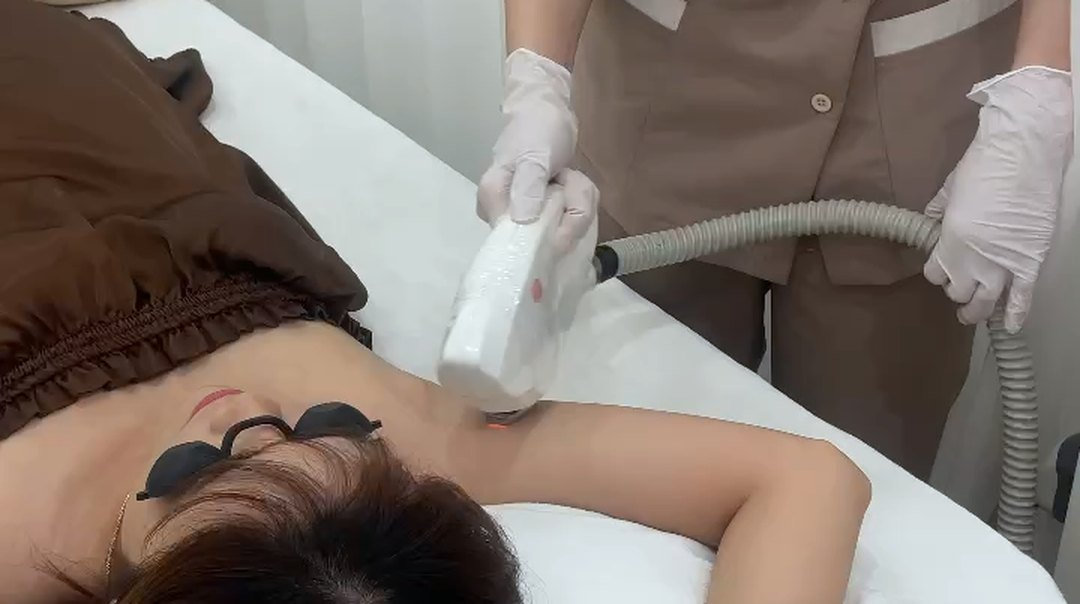
#> input picture images/service-07.jpg, 1080 x 604 px; its folder holds 8 pictures in this run
$ python build_cards.py
#> lines starting #> are read from the running program, lines starting #| are printed output that depends on the picture; after the words box and inside, x2 and y2 are one past the last pixel; in counts of white or black regions, pixels touching at a corner belong together
#!/usr/bin/env python3
"""Render the page's text-bearing graphics in Royal Spa's own wording.

Whole sections of this LadiPage export carry no HTML text at all — the price
grid, the "trải nghiệm giá tốt" strip, the promo popups and the section titles
are single images with the copy baked into the pixels. Rewriting the DOM text
therefore cannot touch them; they have to be re-rendered.

Every string here comes from the customer's content doc (services, durations,
prices, the giờ-vàng window and the triệt-lông warranty), so the rendered
prices match the page copy rather than the Seoul Center originals they replace.

Photographs are pulled from images/ (already built by build_photos.py) so the
cards show the real treatment they name.
"""
import os
from PIL import Image, ImageDraw, ImageFont, ImageFilter

ROOT = os.path.dirname(os.path.dirname(os.path.abspath(__file__)))
IMG = os.path.join(ROOT, "images")

# Royal Spa palette — champagne gold on ivory.
# PLUM/PLUM_DK keep their names because every call site means "primary fill" /
# "darkest fill"; the values mirror what recolor_gold.py writes into the CSS.
PLUM = (208, 180, 131)     # #d0b483 — primary champagne fill
PLUM_DK = (196, 164, 106)  # #c4a46a — deeper champagne (bars)
GOLD = (122, 95, 42)       # #7a5f2a — deep bronze-gold, readable on ivory
GOLD_LT = (176, 141, 87)   # #b08d57 — antique gold hairline
GOLD_PALE = (227, 207, 156)  # #e3cf9c — soft gilt on dark
CREAM = (253, 251, 247)    # #fdfbf7 — ivory
WHITE = (255, 255, 255)
INK = (58, 45, 18)         # #3a2d12 — espresso body text

# The page's own typeface. Rendering these graphics in Arial made every baked-in
# caption visibly different from the live text next to it; SVN-Gilroy is what the
# stylesheet actually loads, and all four weights carry full Vietnamese coverage.
_FONTS = os.path.join(ROOT, "fonts")
F_REG = os.path.join(_FONTS, "svn-gilroy-regular-20230920033046-9er9g.otf")
F_BOLD = os.path.join(_FONTS, "svn-gilroy-bold-20230920033037-pirse.otf")
F_XBOLD = os.path.join(_FONTS, "svn-gilroy-xbold-20230920033046-faeub.otf")
F_BLACK = os.path.join(_FONTS, "svn-gilroy-heavy-20230920033037-eygn7.otf")

# --- metallic gilding -------------------------------------------------------
# Stops mirror the CSS ramp in gild_overrides.py so rendered plates and the
# live gradients read as the same metal.
GILT_STOPS = [(0.00, (191, 159, 101)), (0.22, (230, 213, 172)), (0.42, (246, 239, 221)),
              (0.60, (220, 199, 154)), (0.80, (196, 164, 106)), (1.00, (226, 208, 168))]


# [32 lines left out: functions gilt, gilt_rounded, not called in this run]


def font(path, size):
    return ImageFont.truetype(path, max(1, int(size)))


def text_w(d, s, f):
    b = d.textbbox((0, 0), s, font=f)
    return b[2] - b[0]


def centre(d, cx, y, s, f, fill):
    d.text((cx - text_w(d, s, f) / 2, y), s, font=f, fill=fill)


def fit(d, s, path, size, max_w, floor=10):
    """Largest size at or below `size` whose rendering of `s` fits `max_w`."""
    f = font(path, size)
    while f.size > floor and text_w(d, s, f) > max_w:
        f = font(path, f.size - 1)
    return f


# [9 lines left out: function fit_all, not called in this run]


def wrap(d, s, f, max_w):
    words, lines, cur = s.split(), [], ""
    for w in words:
        trial = f"{cur} {w}".strip()
        if text_w(d, trial, f) <= max_w or not cur:
            cur = trial
        else:
            lines.append(cur)
            cur = w
    if cur:
        lines.append(cur)
    return lines


def photo(name, size):
    """Cover-crop a already-built photo to `size`."""
    im = Image.open(os.path.join(IMG, name)).convert("RGB")
    tw, th = size
    t = tw / th
    w, h = im.size
    if w / h > t:
        nw = round(h * t)
        im = im.crop(((w - nw) // 2, 0, (w - nw) // 2 + nw, h))
    else:
        nh = round(w / t)
        im = im.crop((0, (h - nh) // 2, w, (h - nh) // 2 + nh))
    return im.resize(size, Image.LANCZOS)


# [10 lines left out: function shade, not called in this run]


def scrim(im, top_frac, strength=0.94):
    """Opaque-ish gradient behind the caption block.

    These rooms are white curtains and pale walls, so a soft full-card fade left
    the captions sitting on near-white pixels. Anchoring a dedicated scrim to
    where the text actually starts keeps the photo bright above it and the
    caption readable below.
    """
    w, h = im.size
    y0 = max(0, min(h - 1, int(h * top_frac)))
    col = Image.new("L", (1, h), 0)
    for y in range(y0, h):
        p = (y - y0) / max(1, h - y0)
        col.putpixel((0, y), int(255 * strength * (p ** 0.62)))
    dark = Image.new("RGB", (w, h), (26, 20, 9))
    return Image.composite(dark, im, col.resize((w, h)))


def rounded(im, radius):
    mask = Image.new("L", im.size, 0)
    ImageDraw.Draw(mask).rounded_rectangle([0, 0, im.width - 1, im.height - 1], radius, fill=255)
    out = Image.new("RGBA", im.size, (0, 0, 0, 0))
    out.paste(im.convert("RGB"), (0, 0), mask)
    return out


# ---------------------------------------------------------------- service card
def service_card(size, photo_name, title, price, note=None, badge=None):
    W, H = size
    base = photo(photo_name, (W, H))
    d0 = ImageDraw.Draw(base)
    f_title = font(F_BOLD, max(13, int(W * 0.098)))
    f_price = fit(d0, price, F_BLACK, max(15, int(W * 0.125)), W * 0.86)
    f_note = font(F_REG, max(10, int(W * 0.070)))
    if note:
        f_note = fit(d0, note, F_REG, f_note.size, W * 0.90)

    lines = wrap(d0, title.upper(), f_title, W * 0.86)
    lh = f_title.size + int(W * 0.018)
    block = len(lines) * lh + f_price.size + int(W * 0.05)
    if note:
        block += f_note.size + int(W * 0.02)
    y = H - block - int(H * 0.055)

    card = scrim(base, max(0.0, (y - H * 0.10) / H))
    card = rounded(card, int(W * 0.06))
    d = ImageDraw.Draw(card)
    d.rounded_rectangle([0, 0, W - 1, H - 1], int(W * 0.06), outline=GOLD_LT, width=max(2, W // 110))
    for ln in lines:
        centre(d, W / 2, y, ln, f_title, WHITE)
        y += lh
    y += int(W * 0.022)
    centre(d, W / 2, y, price, f_price, GOLD_PALE)
    y += f_price.size + int(W * 0.02)
    if note:
        centre(d, W / 2, y, note, f_note, (226, 218, 200))

    if badge:
        f_b = font(F_BOLD, max(10, int(W * 0.062)))
        bw = text_w(d, badge, f_b) + int(W * 0.10)
        bh = f_b.size + int(W * 0.055)
        bx, by = int(W * 0.05), int(W * 0.05)
        d.rounded_rectangle([bx, by, bx + bw, by + bh], bh // 2, fill=PLUM)
        centre(d, bx + bw / 2, by + (bh - f_b.size) / 2 - 1, badge, f_b, WHITE)
    return card


# [137 lines left out: functions title_strip, offer_bar, promo_card, backdrop, badge_slogan, plain_panel, not called in this run]


def save(im, name):
    p = os.path.join(IMG, name)
    if name.lower().endswith((".jpg", ".jpeg")):
        im.convert("RGB").save(p, "JPEG", quality=90, optimize=True)
    else:
        im.save(p)


def main():
    # ---- BẢNG GIÁ (SECTION2682): 8 cards @ 266x420 + heading strip
    grid = [
        ("triet-long-10-buoi.png", "service-07.jpg", "Triệt lông công nghệ cao", "10 buổi", "Bảo hành 1 năm", "HOT"),
        ("tri-mun.png", "service-06.jpg", "Điều trị mụn chuyên sâu", "400.000đ", "60 phút", None),
        ("meso-ko-kim.png", "service-04.jpg", "Aqua Peeling", "200.000đ", "30 phút", None),
        ("collagen-organic-fix-ten.png", "service-01.jpg", "Chăm sóc da cơ bản", "300.000đ", "60 phút", None),
        ("cham-soc-da-cao-cap.png", "service-02.jpg", "Chăm sóc da chuyên sâu", "500.000đ", "60 phút", None),
        ("tri-nam.png", "service-05.jpg", "Laser Toning", "300.000đ", "30 phút", None),
        ("phun-may-799k.png", "service-03.jpg", "Combo mặt & cổ", "650.000đ", "60 phút", None),
        ("phun-moi-collagen-799k.png", "service-10.jpg", "Detox thải độc da", "600.000đ", "60 phút", "ĐỘC QUYỀN"),
    ]
    for name, ph, title, price, note, badge in grid:
        save(service_card((400, 630), ph, title, price, note, badge), name)
#> in photo, im is the input picture: PIL image 1080x604 RGB; mean R, G, B 129.2, 117.3, 109.5
#> in photo, `im = im.crop(((w - nw) // 2, 0, (w - nw) // 2 + nw, h))`:
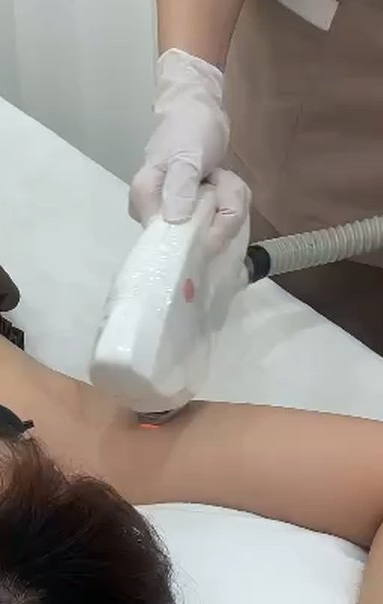
#> im: PIL image 383x604 RGB; mean R, G, B 152, 145, 138.5
#> in service_card, `lines = wrap(d0, title.upper(), f_title, W * 0.86)`: lines = ['TRIỆT LÔNG', 'CÔNG NGHỆ CAO']
#> in service_card, `block = len(lines) * lh + f_price.size + int(W * 0.05)`: block = 162
#> in service_card, `block += f_note.size + int(W * 0.02)`: block = 198
#> in service_card, `y = H - block - int(H * 0.055)`: y = 398
#> in scrim, `dark = Image.new("RGB", (w, h), (26, 20, 9))`:
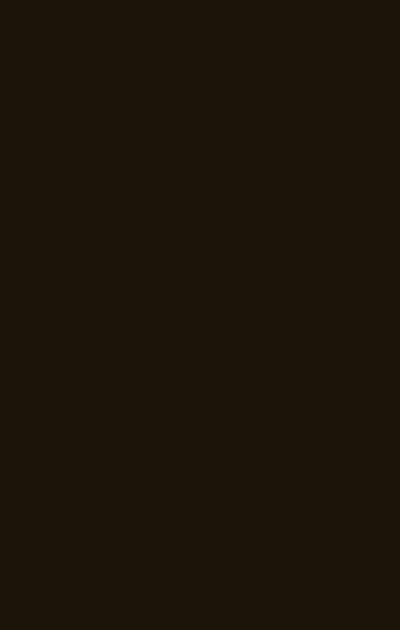
#> dark: PIL image 400x630 RGB; mean R, G, B 26, 20, 9
#> in scrim, `return Image.composite(dark, im, col.resize((w, h)))`:
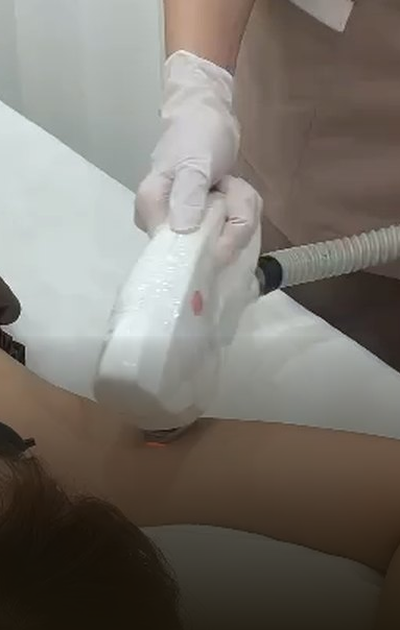
#> returned value: PIL image 400x630 RGB; mean R, G, B 120.6, 115.4, 108.1
#> in rounded, `mask = Image.new("L", im.size, 0)`: mask: PIL image 400x630 L; every value is 0
#> in rounded, `ImageDraw.Draw(mask).rounded_rectangle([0, 0, im.width - 1, im.height ..`:
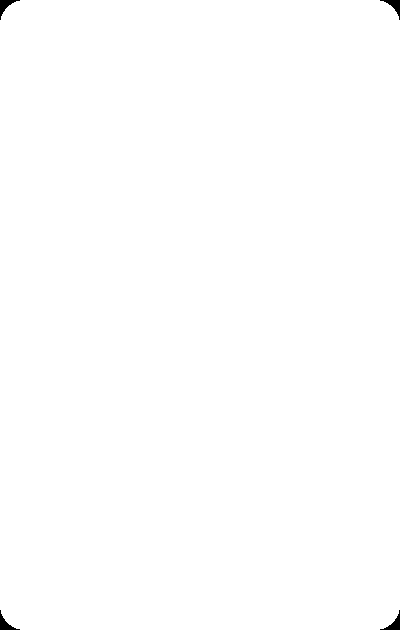
#> mask: PIL image 400x630 L; 99.8% white; 4 black regions, box (x1, y1, x2, y2) and area: (0, 0, 20, 20) 131, (380, 0, 400, 20) 131, (0, 610, 20, 630) 131, (380, 610, 400, 630) 131
#> in rounded, `out = Image.new("RGBA", im.size, (0, 0, 0, 0))`: out: PIL image 400x630 RGBA; every value is 0
#> the loop in service_card, `for ln in lines:` made 2 passes
#> (ln, y) on passes 1 to 2: ('TRIỆT LÔNG', 444), ('CÔNG NGHỆ CAO', 490)
#> after the loop in service_card, `for ln in lines:`: y = 490
#> in service_card, `y += int(W * 0.022)`: y = 498
#> in service_card, `y += f_price.size + int(W * 0.02)`: y = 556
#> in service_card, `bw = text_w(d, badge, f_b) + int(W * 0.10)`: bw = 92
#> in save, `im.save(p)`:
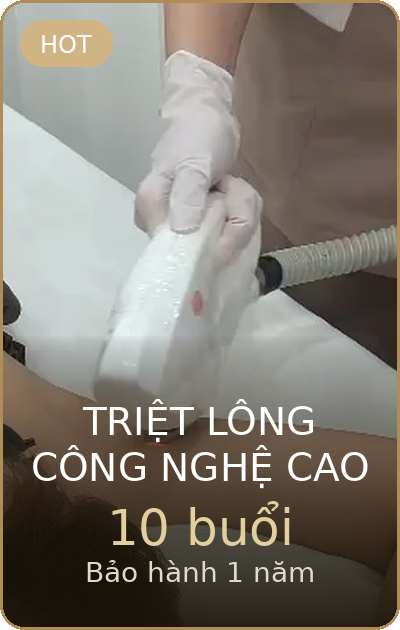
#> saved as triet-long-10-buoi.png: PIL image 400x630 RGBA; mean R, G, B, A 128.1, 121.9, 112.8, 254.5; transparent parts drawn white
#> pass 2 of the loop in main, `for name, ph, title, price, note, badge in grid:`:
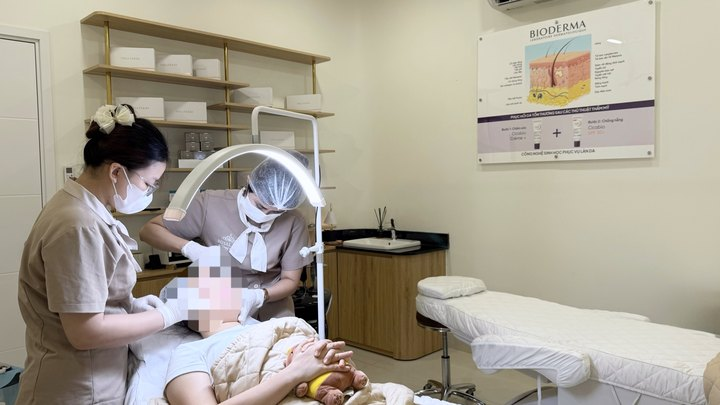
#> input picture images/service-06.jpg, 720 x 405 px
#> in photo, im is the input picture: PIL image 720x405 RGB; mean R, G, B 168, 161.5, 148
#> in photo (call 2), `im = im.crop(((w - nw) // 2, 0, (w - nw) // 2 + nw, h))`:
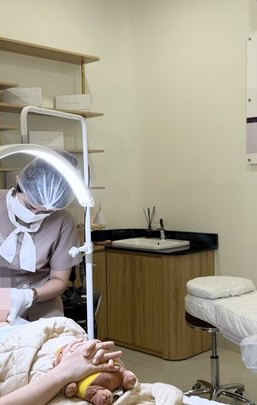
#> im: PIL image 257x405 RGB; mean R, G, B 162.2, 155.1, 138.6
#> the loop in service_card (call 2), `for ln in lines:` made 2 passes
#> (ln, y) on passes 1 to 2: ('ĐIỀU TRỊ MỤN', 444), ('CHUYÊN SÂU', 490)
#> in save (call 2), `im.save(p)`:
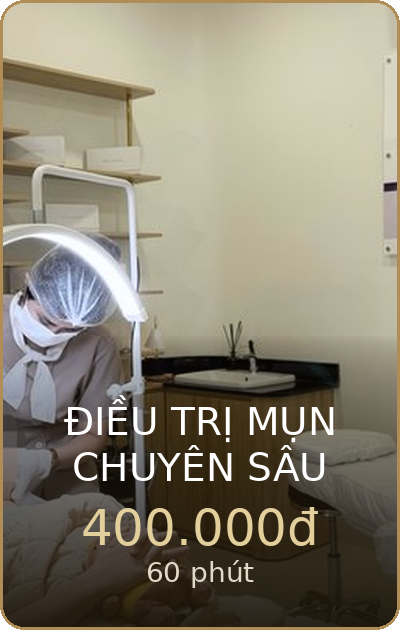
#> saved as tri-mun.png: PIL image 400x630 RGBA; mean R, G, B, A 138, 131.7, 114.7, 254.5; transparent parts drawn white
    save(title_strip((764, 112), "Bảng giá dịch vụ", "Royal Spa By Trang Huỳnh"),
         "text-dic-vu-duoc-uey-thich.png")

    # ---- TRẢI NGHIỆM GIÁ TỐT (UUDAI_79K): 6 cards @ 200x271 + title + CTA + strip
    cheap = [
        ("xu-ly-nhan-mun.png", "service-13.jpg", "Gội đầu thảo dược", "60.000đ", "30 phút", None),
        ("triet-long-nach-mep-3-buoi.png", "service-11.jpg", "Gội phục hồi tóc", "100.000đ", "45 phút", None),
        ("tam-body.png", "service-09.jpg", "Gội thư giãn cổ vai gáy", "99.000đ", "09:00 - 14:00 · T2 - T6", "GIỜ VÀNG"),
        ("giam-mo-dtox-dong-y.png", "service-04.jpg", "Aqua Peeling", "200.000đ", "30 phút", None),
        ("ha-luxury-tre-hoa-toan-dien.png", "service-12.jpg", "Massage cổ vai gáy", "250.000đ", "45 phút", None),
        ("ro-tai-tao-mo-ecm.png", "service-01.jpg", "Chăm sóc da cơ bản", "300.000đ", "60 phút", None),
    ]
    for name, ph, title, price, note, badge in cheap:
        save(service_card((300, 407), ph, title, price, note, badge), name)
    save(title_strip((598, 128), "Trải nghiệm giá tốt", "Ưu đãi dành cho khách hàng mới"), "title-phu.png")
    # Sits on the plum strip below, so it is cream-on-plum rather than plum-on-plum.
    save(plain_panel((400, 214), "Xem chi tiết", None, CREAM, 0.28, ink=GOLD), "cta.png")
    # 1200x314 box with two neighbours inside it: the bottom price cards hang
    # 112px into its top, and the "Xem chi tiết" button covers 500..700 x 176..283.
    # So the plum bar starts below the cards and the copy is split either side of
    # the button rather than centred under it.
    # The gap is a fraction of the bar, so it shrinks with the bar on mobile —
    # but the "XEM CHI TIẾT" button on top does not shrink as fast, and at 420px
    # a 20% gap left it covering the ends of both lines. 32% clears the button at
    # both widths (see the mobile width override in gild_overrides.py).
    save(offer_bar((1200, 314), "Mua 5 buổi tặng 1", "Mua 10 buổi tặng 3",
                   top=0.36, hole=(0.34, 0.66)), "hoa-truoc.png")

    # ---- 3 popup khuyến mãi — wording verbatim from section 4 of the content doc
    save(promo_card((792, 462), "service-06.jpg", "Điều trị mụn chuẩn Spa", "Chỉ từ 299.000 VNĐ",
                    ("Không sưng - Không đau",)), "promo-mun-299k.jpg")
    save(promo_card((790, 328), "service-08.jpg", "Gội thư giãn cổ vai gáy", "Chỉ 99.000 VNĐ",
                    ("Áp dụng khung giờ vàng 09:00 - 14:00", "Từ Thứ Hai đến Thứ Sáu")),
         "promo-goi-99k.jpg")
    # In the MIENTRUNG popup the background is almost fully covered: IMAGE4626 sits
    # over its top 285px and the lead form over the rest. So the offer copy goes on
    # IMAGE4626 (badge-slogan.png, below) and this stays a quiet backdrop.
    save(backdrop((634, 744), "service-07.jpg"), "promo-nach-499k.jpg")

    # Popup backdrops. These carry no copy on purpose: each already has its own
    # artwork element plus a lead form stacked on top, so any text baked in here
    # would read through the inputs.
    save(backdrop((634, 710), "consultant-photo.jpg"), "km.png")
    save(backdrop((634, 710), "service-01.jpg"), "1080x6288.png")
    save(backdrop((612, 669), "service-08.jpg"), "avtaytb.png")
    save(backdrop((897, 489), "service-02.jpg"), "bg.png")

    # IMAGE4626 — the one element actually visible in the trị-thâm-nách popup,
    # so it carries that offer (PRD 4.4) rather than a generic slogan badge.
    save(promo_card((618, 458), "service-07.jpg", "Trị thâm nách chuyên sâu", "Chỉ 499.000 VNĐ",
                    ("Royal Spa By Trang Huỳnh",), radius_frac=0.06, band=(0.06, 0.94)),
         "badge-slogan.png")
    print("Đã dựng card dịch vụ, popup và badge.")


if __name__ == "__main__":
#> (the run stopped early here; a loop or call above may not have finished)
